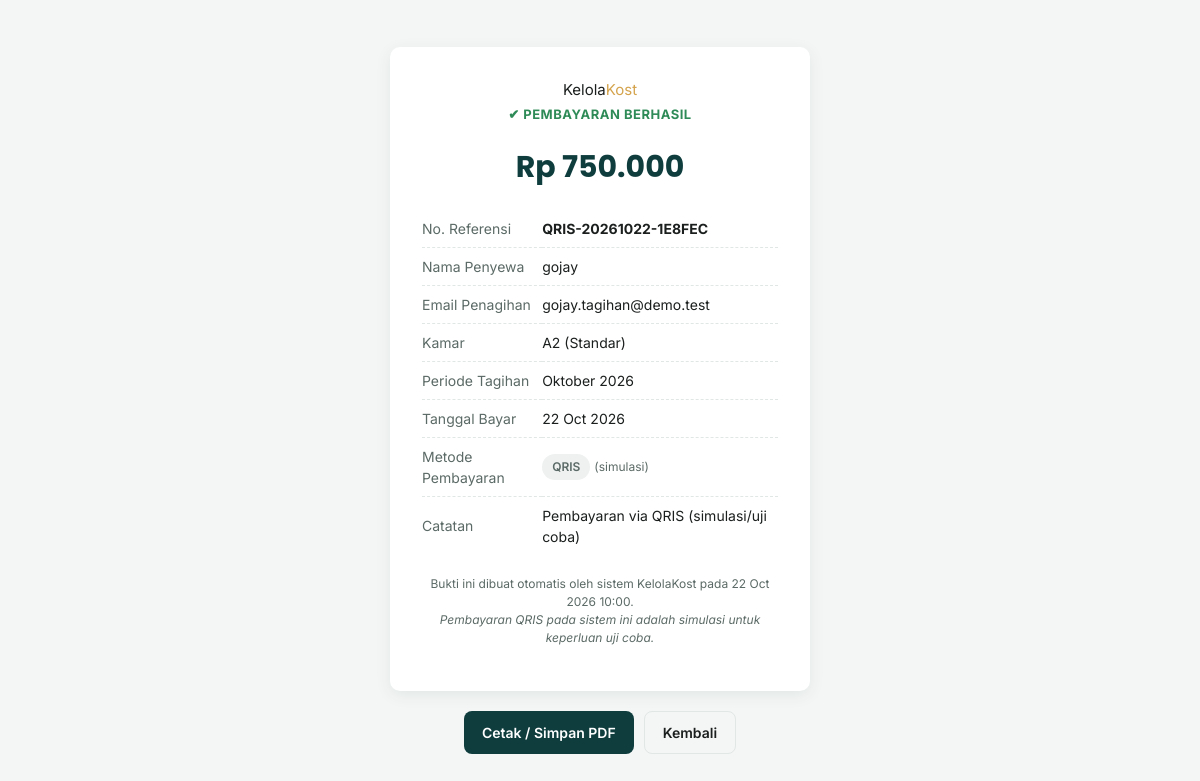
Page /bukti_pembayaran.php?id=6 (signed in) on the committed database.
### tables this page shows
CREATE TABLE pembayaran (
    id             INT UNSIGNED  NOT NULL AUTO_INCREMENT,
    tagihan_id     INT UNSIGNED  NOT NULL,
    jumlah_bayar   DECIMAL(12,2) NOT NULL DEFAULT 0,
    tanggal_bayar  DATE          NOT NULL,
    metode_bayar   ENUM('tunai','transfer','qris','lainnya') NOT NULL DEFAULT 'tunai',
    catatan        VARCHAR(255)  NULL,
    kode_referensi VARCHAR(40)   NULL,
    created_at     TIMESTAMP     NOT NULL DEFAULT CURRENT_TIMESTAMP,
    PRIMARY KEY (id),
    KEY idx_pembayaran_tagihan (tagihan_id),
    KEY idx_pembayaran_tanggal (tanggal_bayar),
    CONSTRAINT fk_pembayaran_tagihan FOREIGN KEY (tagihan_id) REFERENCES tagihan (id)
        ON UPDATE CASCADE ON DELETE CASCADE
);

CREATE TABLE penyewa (
    id            INT UNSIGNED  NOT NULL AUTO_INCREMENT,
    nama          VARCHAR(100)  NOT NULL,
    kamar_id      INT UNSIGNED  NOT NULL,
    no_hp           VARCHAR(30)   NULL,
    email           VARCHAR(120)  NULL,
    email_penagihan VARCHAR(120)  NULL,
    no_ktp          VARCHAR(30)   NULL,
    tanggal_masuk DATE          NOT NULL,
    alamat_asal   TEXT          NULL,
    status        ENUM('aktif','nonaktif') NOT NULL DEFAULT 'aktif',
    password      VARCHAR(255)  NULL,
    created_at    TIMESTAMP     NOT NULL DEFAULT CURRENT_TIMESTAMP,
    PRIMARY KEY (id),
    UNIQUE KEY uq_penyewa_email (email),
    KEY idx_penyewa_kamar (kamar_id),
    CONSTRAINT fk_penyewa_kamar FOREIGN KEY (kamar_id) REFERENCES kamar (id)
        ON UPDATE CASCADE ON DELETE RESTRICT
);

CREATE TABLE kamar (
    id            INT UNSIGNED   NOT NULL AUTO_INCREMENT,
    nomor_kamar   VARCHAR(20)    NOT NULL,
    tipe          VARCHAR(50)    NOT NULL,
    harga_bulanan DECIMAL(12,2)  NOT NULL DEFAULT 0,
    fasilitas     TEXT           NULL,
    status        ENUM('kosong','terisi') NOT NULL DEFAULT 'kosong',
    PRIMARY KEY (id),
    UNIQUE KEY uq_kamar_nomor (nomor_kamar)
);

CREATE TABLE tagihan (
    id                  INT UNSIGNED  NOT NULL AUTO_INCREMENT,
    penyewa_id          INT UNSIGNED  NOT NULL,
    jumlah_tagihan      DECIMAL(12,2) NOT NULL DEFAULT 0,
    periode_bulan       TINYINT UNSIGNED NOT NULL,
    periode_tahun       SMALLINT UNSIGNED NOT NULL,
    tanggal_jatuh_tempo DATE          NOT NULL,
    status              ENUM('belum_lunas','lunas') NOT NULL DEFAULT 'belum_lunas',
    keterangan          VARCHAR(255)  NULL,
    created_at          TIMESTAMP     NOT NULL DEFAULT CURRENT_TIMESTAMP,
    PRIMARY KEY (id),
    KEY idx_tagihan_penyewa (penyewa_id),
    KEY idx_tagihan_periode (periode_tahun, periode_bulan),
    CONSTRAINT fk_tagihan_penyewa FOREIGN KEY (penyewa_id) REFERENCES penyewa (id)
        ON UPDATE CASCADE ON DELETE CASCADE
);

### includes/functions.php (called while the page is built, shortened)
<?php
function e($value): string
{
    return htmlspecialchars((string) $value, ENT_QUOTES, 'UTF-8');
}
function rupiah($angka): string
{
    return 'Rp ' . number_format((float) $angka, 0, ',', '.');
}
function bulan_nama(int $bulan): string
{
    $daftar = [
        1 => 'Januari', 2 => 'Februari', 3 => 'Maret', 4 => 'April',
        5 => 'Mei', 6 => 'Juni', 7 => 'Juli', 8 => 'Agustus',
        9 => 'September', 10 => 'Oktober', 11 => 'November', 12 => 'Desember',
    ];
    return $daftar[$bulan] ?? '';
}
function bulan_singkat(int $bulan): string
{
    $daftar = [
        1 => 'Jan', 2 => 'Feb', 3 => 'Mar', 4 => 'Apr',
        5 => 'Mei', 6 => 'Jun', 7 => 'Jul', 8 => 'Agu',
        9 => 'Sep', 10 => 'Oct', 11 => 'Nov', 12 => 'Des',
    ];
    return $daftar[$bulan] ?? '';
}
function tanggal_id($tanggal): string
{
    $ts = strtotime($tanggal);
    return date('d', $ts) . ' ' . bulan_singkat((int) date('n', $ts)) . ' ' . date('Y', $ts);
}
function tanggal_jam_id($datetime): string
{
    $ts = strtotime((string) $datetime);
    return date('d', $ts) . ' ' . bulan_singkat((int) date('n', $ts)) . ' ' . date('Y H:i', $ts);
}
function email_penagihan(array $penyewa): string
{
    $email = trim((string) ($penyewa['email_penagihan'] ?? ''));
    return $email;
}

### bukti_pembayaran.php (the view, shortened to what this page needs)
<?php
require_once __DIR__ . '/koneksi.php';
$isAdmin   = !empty($_SESSION['admin_id']);
$id = (int) ($_GET['id'] ?? 0);
$stmt = $pdo->prepare('
    SELECT b.*, t.periode_bulan, t.periode_tahun, t.jumlah_tagihan,
           p.id AS penyewa_id, p.nama, p.email, p.email_penagihan,
           k.nomor_kamar, k.tipe
    FROM pembayaran b
    JOIN tagihan t ON t.id = b.tagihan_id
    JOIN penyewa p ON p.id = t.penyewa_id
    LEFT JOIN kamar k ON k.id = p.kamar_id
    WHERE b.id = ?
');
$stmt->execute([$id]);
$b = $stmt->fetch();
$labelMetode = [
    'tunai'    => 'Tunai',
    'transfer' => 'Transfer',
    'qris'     => 'QRIS',
    'lainnya'  => 'Lainnya',
];
$kodeReferensi = $b['kode_referensi'];
?>
<!DOCTYPE html>
<html lang="id"><head>
    <link rel="stylesheet" href="assets/css/style.css">
</head>
<body>
<div class="bukti-page">
    <div class="bukti-card" id="bukti-cetak">
        <div class="bukti-header">
            <div class="brand">Kelola<span style="color:#D4A34C">Kost</span></div>
            <div class="bukti-status">✔ PEMBAYARAN BERHASIL</div>
        </div>
        <div class="bukti-jumlah">
            <?= rupiah($b['jumlah_bayar']) ?>
        </div>
        <table class="bukti-table">
            <tbody>
                <tr><td class="text-muted">No. Referensi</td><td><strong><?= e($kodeReferensi) ?></strong></td></tr>
                <tr><td class="text-muted">Nama Penyewa</td><td><?= e($b['nama']) ?></td></tr>
                <tr><td class="text-muted">Email Penagihan</td><td><?= e(email_penagihan($b) ?: '-') ?></td></tr>
                <tr><td class="text-muted">Kamar</td><td><?= e($b['nomor_kamar'] ?? '-') ?> (<?= e($b['tipe'] ?? '-') ?>)</td></tr>
                <tr><td class="text-muted">Periode Tagihan</td><td><?= bulan_nama((int) $b['periode_bulan']) . ' ' . (int) $b['periode_tahun'] ?></td></tr>
                <tr><td class="text-muted">Tanggal Bayar</td><td><?= tanggal_id($b['tanggal_bayar']) ?></td></tr>
                <tr>
                    <td class="text-muted">Metode Pembayaran</td>
                    <td>
                        <span class="badge badge-neutral"><?= e($labelMetode[$b['metode_bayar']] ?? ucfirst($b['metode_bayar'])) ?></span>
                        <?php if ($b['metode_bayar'] === 'qris'): ?>
                            <span class="text-muted" style="font-size:12px;">(simulasi)</span>
                        <?php endif; ?>
                    </td>
                </tr>
                <?php if (!empty($b['catatan'])): ?>
                    <tr><td class="text-muted">Catatan</td><td><?= e($b['catatan']) ?></td></tr>
                <?php endif; ?>
            </tbody>
        </table>
        <p class="bukti-footer-note">
            Bukti ini dibuat otomatis oleh sistem KelolaKost pada <?= tanggal_jam_id($b['created_at']) ?>.
            <?php if ($b['metode_bayar'] === 'qris'): ?>
                <br><em>Pembayaran QRIS pada sistem ini adalah simulasi untuk keperluan uji coba.</em>
            <?php endif; ?>
        </p>
    </div>
    <div class="bukti-actions">
        <button onclick="window.print()" class="btn btn-primary">Cetak / Simpan PDF</button>
        <a href="<?= $isAdmin ? 'pembayaran.php' : 'portal_penyewa.php' ?>" class="btn btn-outline">Kembali</a>
    </div>
</div>
</body></html>

### assets/css/style.css (style rules this page uses)
:root { --color-bg: #F4F6F5; --color-surface: #FFFFFF; --color-primary: #0F3D3E; --color-primary-light: #1B6B67; --color-accent: #D4A34C; --color-text: #1B1F1D; --color-text-muted:#5B6A66; --color-border: #E1E7E5; --color-success: #2E8B57; --color-success-bg:#E7F5EC; --color-danger: #C1443C; --color-danger-bg: #FBEAE9; --color-warning-bg:#FFF6E5; --radius: 10px; --shadow-sm: 0 1px 2px rgba(15, 61, 62, 0.06); --shadow-md: 0 4px 16px rgba(15, 61, 62, 0.08); --sidebar-width: 240px; --font-display: 'Poppins', sans-serif; --font-body: 'Inter', sans-serif; }
* { box-sizing: border-box; }
html, body { margin: 0; padding: 0; background: var(--color-bg); color: var(--color-text); font-family: var(--font-body); font-size: 15px; line-height: 1.5; }
a { color: var(--color-primary-light); text-decoration: none; }
.btn { display: inline-block; padding: 10px 18px; border-radius: 8px; border: none; font-family: var(--font-body); font-weight: 600; font-size: 14px; cursor: pointer; text-align: center; }
.btn-primary { background: var(--color-primary); color: #fff; }
.btn-outline { background: transparent; border: 1px solid var(--color-border); color: var(--color-text); }
table { width: 100%; border-collapse: collapse; font-size: 14px; }
tbody td { padding: 12px; border-bottom: 1px solid var(--color-border); vertical-align: middle; }
.badge { display: inline-block; padding: 4px 10px; border-radius: 999px; font-size: 12px; font-weight: 600; }
.badge-neutral { background: #EEF1F0; color: var(--color-text-muted); }
.text-muted { color: var(--color-text-muted); }
.bukti-page { min-height: 100vh; display: flex; flex-direction: column; align-items: center; justify-content: center; background: var(--color-bg); padding: 30px 16px; }
.bukti-card { background: var(--color-surface); width: 100%; max-width: 420px; border-radius: var(--radius); box-shadow: var(--shadow-md); padding: 32px; }
.bukti-header { text-align: center; margin-bottom: 8px; }
.bukti-status { color: var(--color-success); font-weight: 700; font-size: 13px; letter-spacing: 0.5px; margin-top: 4px; }
.bukti-jumlah { text-align: center; font-family: var(--font-display); font-size: 30px; font-weight: 700; color: var(--color-primary); margin: 20px 0; }
.bukti-table td { padding: 8px 0; border-bottom: 1px dashed var(--color-border); }
.bukti-table tr:last-child td { border-bottom: none; }
.bukti-footer-note { font-size: 12px; color: var(--color-text-muted); text-align: center; margin-top: 20px; line-height: 1.5; }
.bukti-actions { display: flex; gap: 10px; margin-top: 20px; }

### rows in the picture
pembayaran: jumlah_bayar "Rp 750.000", kode_referensi "QRIS-20261022-1E8FEC", penyewa.nama "gojay", penyewa.email_penagihan "gojay.tagihan@demo.test", kamar.nomor_kamar "A2", kamar.tipe "Standar", tagihan.periode_bulan "Oktober", tagihan.periode_tahun "2026", tanggal_bayar "22 Oct 2026", metode_bayar "QRIS", catatan "Pembayaran via QRIS (simulasi/uji coba)", created_at "22 Oct 2026 10:00"
